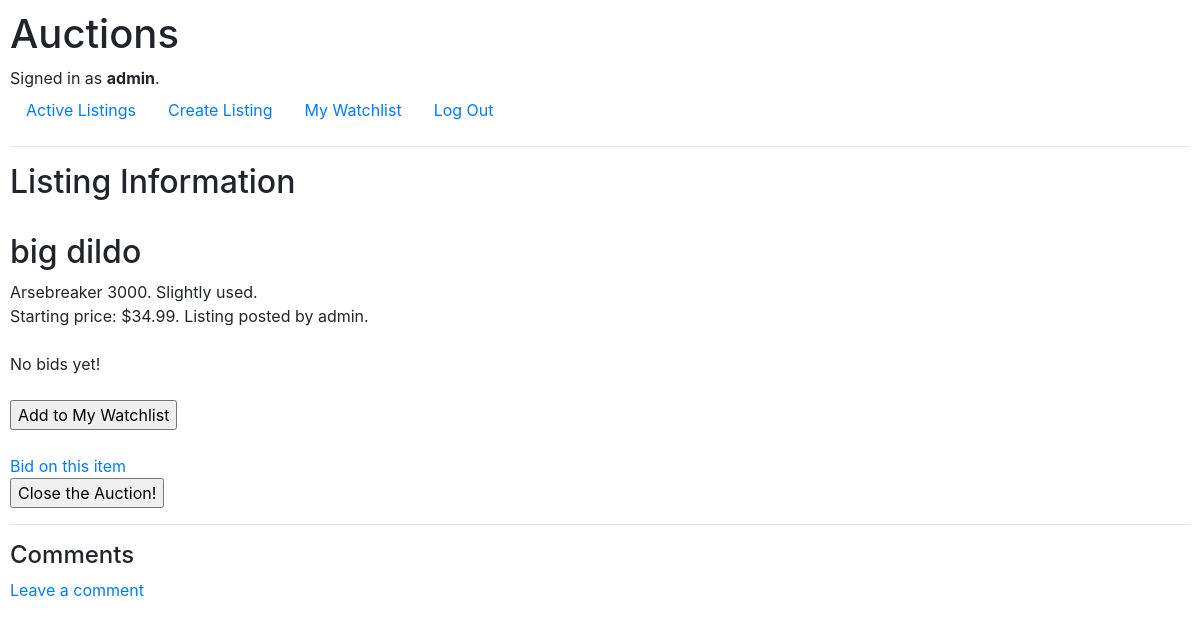
The page /listing_info/big dildo (signed in) on the database as committed earlier.
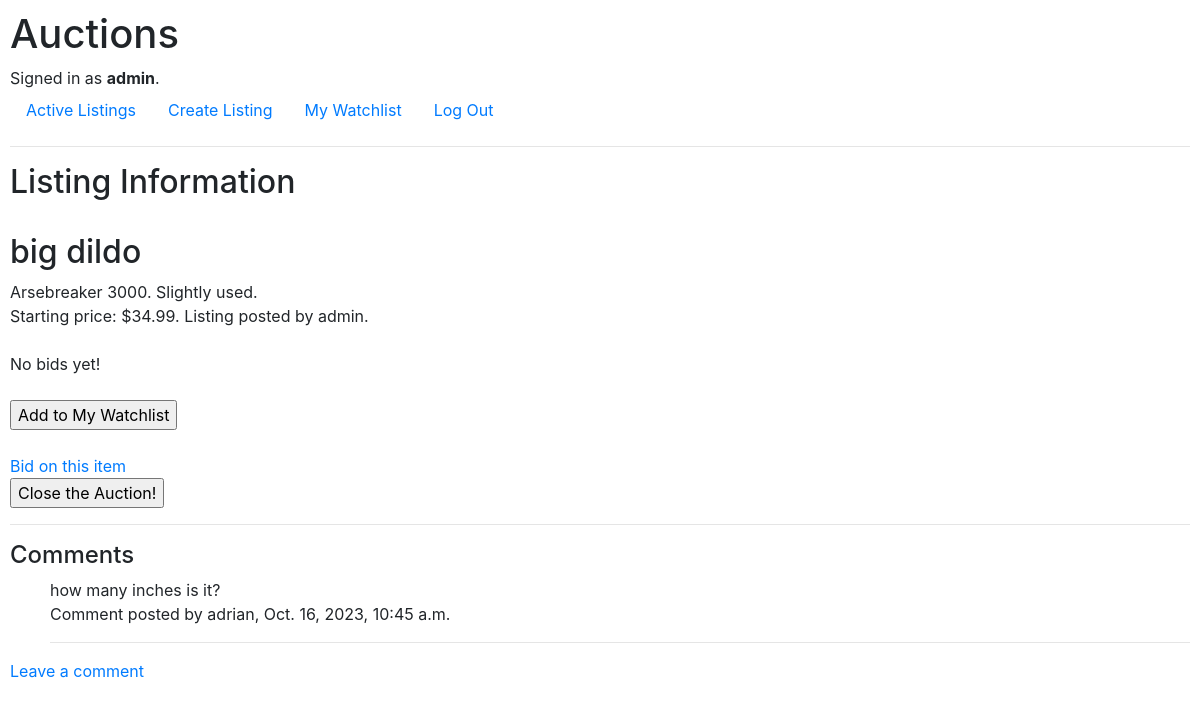
The same page on the database as committed later.
### auctions/models.py (models this page shows, shortened)
class ListingComment(models.Model):
    comment_text = models.TextField(max_length=1024)
    on_listing = models.ForeignKey(AuctionListing, on_delete=models.CASCADE)
    made_by = models.ForeignKey(User, on_delete=models.CASCADE)
    comment_creation_date = models.DateTimeField(auto_now_add=True)

class User(AbstractUser):
    pass

### auctions/views.py (the view)
# urls.py: path("listing_info/<str:listing_name>", views.listing_info, name="listing_info"),
def listing_info(request, listing_name):
    listing = AuctionListing.objects.get(listing_name=listing_name)
    highest_bid = ListingBid.objects.filter(for_listing=listing).order_by('-bid_amount').first()
    comments = ListingComment.objects.filter(on_listing=listing)
    if not highest_bid == None:
        highest_bidder = highest_bid.bidder_name
    else:
        highest_bidder = None
    if request.method == 'POST':
        if 'add_to_watchlist' in request.POST:
            watchlist_item = Watchlist.objects.create(watchlist_owned_by=request.user, item_watched=listing)
            watchlist_item.save()
            return redirect('my_watchlist')
        elif 'close_auction' in request.POST:
            listing.is_closed = True
            listing.save()
    else:
        comment_form = ListingCommentForm()
    return render(request, "auctions/listing_info.html", {
        "listing_name": listing_name,
        "listing": listing,
        "highest_bidder": highest_bidder,
        "form": comment_form,
        "comments": comments
    })

### auctions/forms.py
class ListingCommentForm(ModelForm):
    class Meta:
        model = ListingComment
        fields = ["comment_text"]

### auctions/templates/auctions/listing_info.html (shortened to what this page needs)
{% extends "auctions/layout.html" %}
{% block body %}
    <h2>Listing Information</h2>
    <br>
    <h2>{{ listing_name }}</h2>
{% if not user.is_authenticated %}
    <div>{{ listing.listing_description }}</div>
    <div>Starting price: ${{ listing.starting_price }}. Listing posted by {{ listing.listed_by }}.</div><br>
    <div>Please log in to add to watchlist or place a bid!</div>
    <hr>
    <h4>Comments</h4>
    Please sign in to see or add comments!
{% else %}
    <form action="{% url 'listing_info' listing_name %}" method="post" name="add_to_watchlist_form">
    <div>{{ listing.listing_description }}</div>
    <div>Starting price: ${{ listing.starting_price }}. Listing posted by {{ listing.listed_by }}.</div><br>
    {% if listing.current_price == 0.00 %}
        <div>No bids yet!</div>
    {% else %}
        <div>Current price: ${{ listing.current_price }}. Bid placed by {{ highest_bidder }}</div>
    {% endif %}
    <br>
    <input type="submit" name="add_to_watchlist" value="Add to My Watchlist">
    </form><br>
    {% if not listing.is_closed %}
    <a href="{% url 'bidding_page' listing_name %}">Bid on this item</a>
        {% if listing.listed_by == request.user %}
        <form action ="{% url 'listing_info' listing_name %}" method="post" name="close_auction_form">
            <input type="submit" name="close_auction" value="Close the Auction!">
        </form>
        {% endif %}
        {% elif not request.user == highest_bidder %}
            <strong>Auction closed! Auction won by {{ highest_bidder }}</strong>
        {% else %}
            <strong>You have won this auction!</strong>
    {% endif %}
<hr>
<h4>Comments</h4>
{% for comment in comments %}
<ul>
    {{ comment.comment_text }}
    <br>
    Comment posted by {{ comment.made_by }}, {{ comment.comment_creation_date }}
    <hr>
</ul>
{% endfor %}
<a href="{% url 'create_comment' listing.pk %}">Leave a comment</a>
{% endif %}
{% endblock %}

Rows that differ between the two databases and show on the page:
added ListingComment: comment_text "how many inches is it?", made_by "adrian", comment_creation_date "Oct. 16, 2023, 10:45 a.m."
